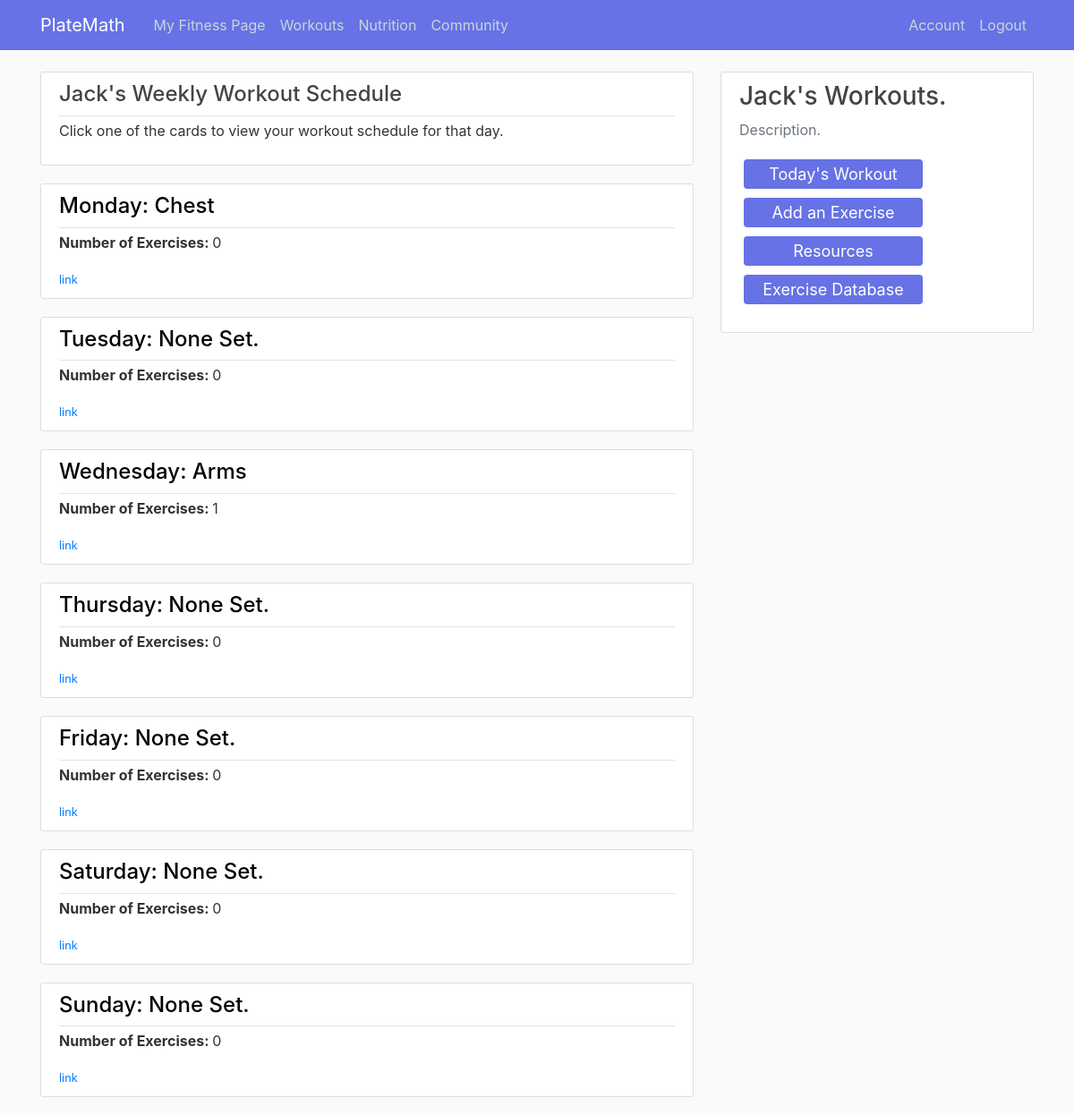
/workouts/view-schedule (signed in), run on the app's committed database.
### main/models.py (models this page shows, shortened)
class User(db.Model, UserMixin):
    id = db.Column(db.Integer, primary_key = True)
    username = db.Column(db.String(20), unique = True, nullable = False)
    first_name = db.Column(db.String(50), unique = False, nullable = False)
    last_name = db.Column(db.String(50), unique = False, nullable = False)
    email = db.Column(db.String(120), unique = True, nullable = False)
    profile_image = db.Column(db.String(20), unique = False, nullable = False, default = 'default_image.jpg')
    password = db.Column(db.String(60), nullable = False)
    date_joined = db.Column(db.String, nullable = False, default = datetime.strftime(datetime.today(), "%b %d %Y"))
    profile = db.relationship('Profile', backref = 'user', lazy = True)
    meal = db.relationship('Meal', backref = 'user', lazy = True)

class Schedule(db.Model):
    id = db.Column(db.Integer, unique = True, nullable = False, primary_key = True)
    day_of_week = db.Column(db.String, unique = False, nullable = False)
    workout = db.Column(db.String, unique = False, nullable = False)
    user_id = db.Column(db.Integer, db.ForeignKey('user.id'), nullable = False)

### main/routes.py (the view)
@app.route("/workouts/view-schedule")
def view_schedule():
    today = datetime.today().strftime("%A")
    schedules = Schedule.query.filter(Schedule.user_id == current_user.id).all()
    num_exercises = [len(Exercise.query.filter(Exercise.user_id == current_user.id, Exercise.day == "Monday").all()),
                     len(Exercise.query.filter(Exercise.user_id == current_user.id, Exercise.day == "Tuesday").all()),
                     len(Exercise.query.filter(Exercise.user_id == current_user.id, Exercise.day == "Wednesday").all()),
                     len(Exercise.query.filter(Exercise.user_id == current_user.id, Exercise.day == "Thursday").all()),
                     len(Exercise.query.filter(Exercise.user_id == current_user.id, Exercise.day == "Friday").all()),
                     len(Exercise.query.filter(Exercise.user_id == current_user.id, Exercise.day == "Saturday").all()),
                     len(Exercise.query.filter(Exercise.user_id == current_user.id, Exercise.day == "Sunday").all())]
    return render_template('view-schedule.html', title = 'Workout Schedules', schedules = schedules, num_exercises = num_exercises, today = today)

### main/models.py (called while the page is built)
@login_manager.user_loader
def load_user(user_id):
    return User.query.get(int(user_id))

### main/templates/view-schedule.html (shortened to what this page needs)
{% extends "layout.html" %}
{% block content %}
    {%  if current_user.is_authenticated %}
      <article class="media content-section">
        <div class="media-body">
          <div class="article-metadata">
            <h4>{{ current_user.first_name }}'s Weekly Workout Schedule</h4>
          </div>
          <ul>
            <li><p>Click one of the cards to view your workout schedule for that day.</p></li>
          </ul>
        </div>
      </article>
    {% for i in range(7) %}
      <article class="media content-section">
        <div class="media-body">
          <div class="article-metadata">
            <h4><a href="{{ url_for('workouts_day', day = schedules[i].day_of_week) }}" style="color:black;">
            {{ schedules[i].day_of_week }}: {{ schedules[i].workout }}</a></h4>
          </div>
          <ul>
            <li><p><strong>Number of Exercises: </strong>{{ num_exercises[i] }}</p></li>
          </ul>
          <small class="text-muted"><a href="">link</a></small>
        </div>
      </article>
    {% endfor %}
    {% else %}
    <h2>Workout </h2>
    {% endif %}
{% endblock content %}
{% block content1 %}
    <div class="col-md-4">
        <div class="content-section1">
         {%  if current_user.is_authenticated %}
         <h3>{{ current_user.first_name }}'s Workouts.</h3>
         <p class='text-muted'>Description.
            <ul class="list-group">
              <a href="{{ url_for('workouts') }}" class="button3"><span>Today's Workout</span></a>
              <a href="{{ url_for('update_workout1', today = today) }}" class="button3">
                <span>Add an Exercise</span></a>
              <a href="" class="button3">
                <span>Resources</span></a>
              <a href="" class="button3">
              	<span>Exercise Database</span></a>
          {% endif %}
            </ul>
         </p>
        </div>
    </div>
{% endblock content1 %}

### main/static/main.css (style rules this page uses)
body { background: #fafafa; color: #333333; margin-top: 5rem; list-style: none; }
h1, h2, h3, h4, h5, h6 { color: #444444; }
ul { padding: 0; list-style-type: none; }
.col-md-4 { position: relative; }
.content-section { background: #ffffff; padding: 10px 20px; border: 1px solid #dddddd; border-radius: 3px; margin-bottom: 20px; }
.content-section1 { background: #ffffff; padding: 10px 20px; border: 1px solid #dddddd; border-radius: 3px; margin-bottom: 20px; position: fixed; width: 350px; }
.article-metadata { padding-bottom: 1px; margin-bottom: 4px; border-bottom: 1px solid #e3e3e3; }
.button3 { display: inline-block; border-radius: 4px; background-color: #6672E5; border: none; color: #FFFFFF; text-align: center; font-size: 18px; padding: 3px; width: 200px; transition: all 0.5s; cursor: pointer; margin: 5px; text-decoration: none; }
.button3 span { cursor: pointer; display: inline-block; position: relative; transition: 0.5s; }
.button3 span:after { content: '\00bb'; position: absolute; opacity: 0; top: 0; right: -20px; transition: 0.5s; }

### data on the page
User: first_name "Jack"
Schedule: day_of_week "Monday", workout "Chest"
Schedule: day_of_week "Tuesday", workout "None Set."
Schedule: day_of_week "Wednesday", workout "Arms"
Schedule: day_of_week "Thursday", workout "None Set."
Schedule: day_of_week "Friday", workout "None Set."
Schedule: day_of_week "Saturday", workout "None Set."
Schedule: day_of_week "Sunday", workout "None Set."

### other printed values
{{ num_exercises[i] }} "0" "0" "1" "0" "0" "0" "0"
